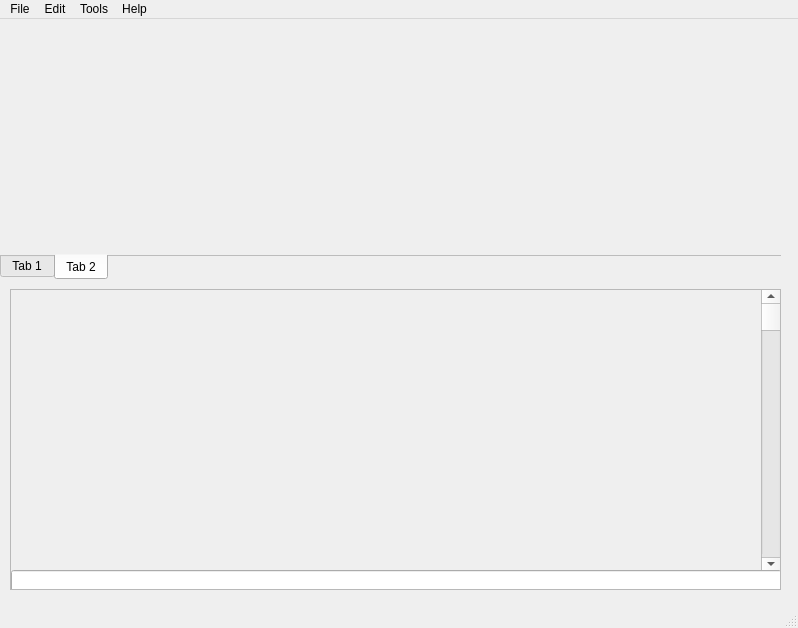
<?xml version="1.0" encoding="UTF-8"?>
<ui version="4.0">
 <class>MdnMainWindow</class>
 <widget class="QMainWindow" name="MdnMainWindow">
  <property name="geometry">
   <rect>
    <x>0</x>
    <y>0</y>
    <width>798</width>
    <height>628</height>
   </rect>
  </property>
  <property name="windowTitle">
   <string>MainWindow</string>
  </property>
  <widget class="QWidget" name="centralwidget">
   <widget class="QTabWidget" name="tabWidget">
    <property name="geometry">
     <rect>
      <x>0</x>
      <y>10</y>
      <width>781</width>
      <height>251</height>
     </rect>
    </property>
    <property name="tabPosition">
     <enum>QTabWidget::TabPosition::South</enum>
    </property>
    <property name="tabShape">
     <enum>QTabWidget::TabShape::Rounded</enum>
    </property>
    <property name="currentIndex">
     <number>1</number>
    </property>
    <property name="documentMode">
     <bool>true</bool>
    </property>
    <property name="tabsClosable">
     <bool>false</bool>
    </property>
    <property name="movable">
     <bool>true</bool>
    </property>
    <widget class="QWidget" name="tab">
     <attribute name="title">
      <string>Tab 1</string>
     </attribute>
    </widget>
    <widget class="QWidget" name="tab_2">
     <attribute name="title">
      <string>Tab 2</string>
     </attribute>
    </widget>
   </widget>
   <widget class="QScrollArea" name="scrollArea">
    <property name="geometry">
     <rect>
      <x>10</x>
      <y>270</y>
      <width>771</width>
      <height>301</height>
     </rect>
    </property>
    <property name="widgetResizable">
     <bool>true</bool>
    </property>
    <widget class="QWidget" name="scrollAreaWidgetContents">
     <property name="geometry">
      <rect>
       <x>0</x>
       <y>0</y>
       <width>769</width>
       <height>299</height>
      </rect>
     </property>
     <widget class="QScrollBar" name="verticalScrollBar">
      <property name="geometry">
       <rect>
        <x>750</x>
        <y>0</y>
        <width>20</width>
        <height>281</height>
       </rect>
      </property>
      <property name="orientation">
       <enum>Qt::Orientation::Vertical</enum>
      </property>
     </widget>
     <widget class="QLineEdit" name="lineEdit">
      <property name="geometry">
       <rect>
        <x>0</x>
        <y>280</y>
        <width>771</width>
        <height>26</height>
       </rect>
      </property>
     </widget>
    </widget>
   </widget>
  </widget>
  <widget class="QMenuBar" name="menubar">
   <property name="geometry">
    <rect>
     <x>0</x>
     <y>0</y>
     <width>798</width>
     <height>26</height>
    </rect>
   </property>
   <widget class="QMenu" name="menuFile">
    <property name="title">
     <string>File</string>
    </property>
    <addaction name="actionNew_Workspace"/>
    <addaction name="actionNew_Mdn2d"/>
    <addaction name="separator"/>
    <addaction name="actionOpen_Workspace"/>
    <addaction name="actionOpen_Mdn2d"/>
    <addaction name="separator"/>
    <addaction name="actionSave_Project"/>
    <addaction name="actionSave_Mdn2d"/>
    <addaction name="separator"/>
    <addaction name="actionClose_Project"/>
    <addaction name="actionClose_Mdn2d"/>
    <addaction name="separator"/>
    <addaction name="actionExit"/>
   </widget>
   <widget class="QMenu" name="menuEdit">
    <property name="title">
     <string>Edit</string>
    </property>
    <addaction name="actionSelect_All"/>
    <addaction name="actionSelect_Row"/>
    <addaction name="actionSelect_Col"/>
   </widget>
   <widget class="QMenu" name="menuTools">
    <property name="title">
     <string>Tools</string>
    </property>
   </widget>
   <widget class="QMenu" name="menuHelp">
    <property name="title">
     <string>Help</string>
    </property>
   </widget>
   <addaction name="menuFile"/>
   <addaction name="menuEdit"/>
   <addaction name="menuTools"/>
   <addaction name="menuHelp"/>
  </widget>
  <widget class="QStatusBar" name="statusbar"/>
  <action name="actionNew_Workspace">
   <property name="text">
    <string>New Project</string>
   </property>
  </action>
  <action name="actionNew_Mdn2d">
   <property name="text">
    <string>New Mdn2d</string>
   </property>
  </action>
  <action name="actionOpen_Workspace">
   <property name="text">
    <string>Open Project</string>
   </property>
  </action>
  <action name="actionOpen_Mdn2d">
   <property name="text">
    <string>Open Mdn2d</string>
   </property>
  </action>
  <action name="actionSave_Project">
   <property name="text">
    <string>Save Project</string>
   </property>
  </action>
  <action name="actionSave_Mdn2d">
   <property name="text">
    <string>Save Mdn2d</string>
   </property>
  </action>
  <action name="actionClose_Project">
   <property name="text">
    <string>Close Project</string>
   </property>
  </action>
  <action name="actionClose_Mdn2d">
   <property name="text">
    <string>Close Mdn2d</string>
   </property>
  </action>
  <action name="actionExit">
   <property name="text">
    <string>Exit</string>
   </property>
  </action>
  <action name="actionSelect_All">
   <property name="text">
    <string>Select All</string>
   </property>
  </action>
  <action name="actionSelect_Row">
   <property name="text">
    <string>Select Row</string>
   </property>
  </action>
  <action name="actionSelect_Col">
   <property name="text">
    <string>Select Col</string>
   </property>
  </action>
 </widget>
 <resources/>
 <connections/>
</ui>
